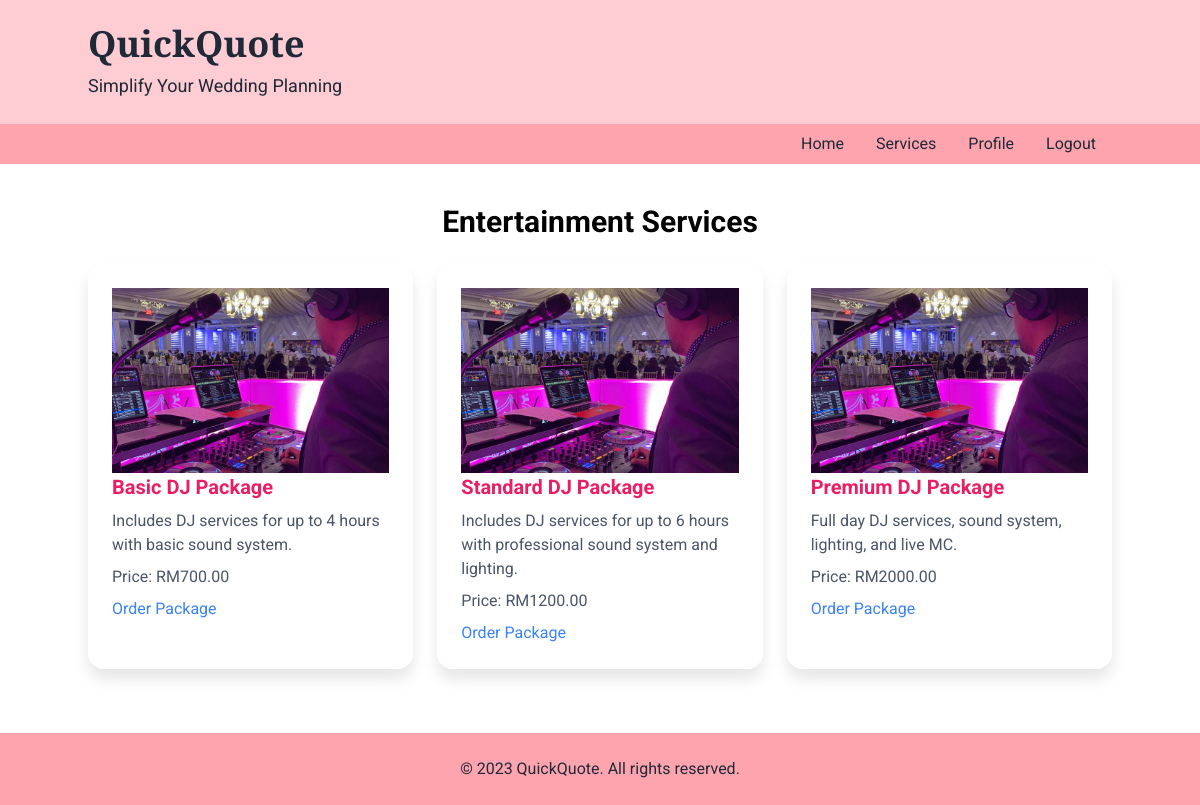
Page /QuickQoute/entertainment.php on the committed database.
### tables this page shows
CREATE TABLE `packages` (
  `package_id` int(11) NOT NULL,
  `service_id` int(11) DEFAULT NULL,
  `package_name` varchar(100) NOT NULL,
  `description` text DEFAULT NULL,
  `price` decimal(10,2) NOT NULL,
  `image_url` varchar(255) DEFAULT NULL,
  `created_at` timestamp NOT NULL DEFAULT current_timestamp()
);

### QuickQoute/entertainment.php (the view, shortened to what this page needs)
<?php
include 'db.php';
$music_entertainment_service_id = 3;
?>
<!DOCTYPE html>
<html>
<head>
    <script src="https://cdn.tailwindcss.com"></script>
    <link href="https://cdnjs.cloudflare.com/ajax/libs/font-awesome/5.15.3/css/all.min.css" rel="stylesheet"/>
</head>
<body>
    <header class="bg-rose-200 text-gray-800 py-6">
        <div class="container mx-auto text-left">
            <h1 class="text-4xl font-bold" style="font-family: 'Playfair Display', serif;">QuickQuote</h1>
            <p class="text-lg mt-2">Simplify Your Wedding Planning</p>
        </div>
    </header>
    <nav class="bg-rose-300">
        <div class="container mx-auto flex justify-end">
            <a class="text-gray-800 px-4 py-2 hover:bg-rose-400" href="dashboard.php">Home</a>
            <a class="text-gray-800 px-4 py-2 hover:bg-rose-400" href="service.php">Services</a>
            <a class="text-gray-800 px-4 py-2 hover:bg-rose-400" href="customerprofile.php">Profile</a>
            <a class="text-gray-800 px-4 py-2 hover:bg-rose-400" href="index.php">Logout</a>
        </div>
    </nav>
    <main class="container mx-auto py-10">
        <h2 class="text-3xl font-bold mb-6 text-center">Entertainment Services</h2>
        <div class="grid grid-cols-1 md:grid-cols-2 lg:grid-cols-3 gap-6">
            <?php
            $query = "SELECT * FROM packages WHERE service_id = ?";
            $stmt = $conn->prepare($query);
            $stmt->bind_param("i", $music_entertainment_service_id);
            $stmt->execute();
            $result = $stmt->get_result();
            while ($package = $result->fetch_assoc()) {
                echo '<div class="service-card fade-in">';
                if (!empty($package['image_url'])) {
                    echo '<img src="' . htmlspecialchars($package['image_url']) . '" alt="Image of ' . htmlspecialchars($package['package_name']) . '">';
                }
                echo '<h3 class="text-xl font-bold mb-2">' . htmlspecialchars($package['package_name']) . '</h3>';
                echo '<p class="text-gray-700 mb-2">' . htmlspecialchars($package['description']) . '</p>';
                echo '<p class="text-gray-700 mb-2">Price: RM' . htmlspecialchars($package['price']) . '</p>';
                echo '<a class="text-blue-600 hover:underline" href="orderdetails.php?package_id=' . htmlspecialchars($package['package_id']) . '">Order Package</a>';
                echo '</div>';
            }
            ?>
        </div>
    </main>
    <footer class="bg-rose-300 text-gray-800 py-6 mt-auto">
        <div class="container mx-auto text-center">
            <p>© 2023 QuickQuote. All rights reserved.</p>
        </div>
    </footer>
</body>
</html>

### QuickQoute/entertainment.php (style rules this page uses)
body { font-family: 'Roboto', sans-serif; display: flex; flex-direction: column; min-height: 100vh; background-image: url('https://storage.googleapis.com/a1aa/image/wedding-background.jpg'); background-size: cover; background-attachment: fixed; }
.fade-in { animation: fadeIn 1s ease-in-out; }
.service-card { background: rgba(255, 255, 255, 0.9); padding: 1.5rem; border-radius: 1rem; box-shadow: 0 10px 15px rgba(0, 0, 0, 0.1); margin-bottom: 1.5rem; transition: transform 0.3s ease, box-shadow 0.3s ease; }
.service-card h3 { color: #e91e63; }
.service-card p { color: #4A5568; }
.service-card a { color: #3b82f6; }

### rows in the picture
packages: image_url (picture), package_name "Basic DJ Package", description "Includes DJ services for up to 4 hours with basic sound system.", price "700.00"
packages: image_url (picture), package_name "Standard DJ Package", description "Includes DJ services for up to 6 hours with professional sound system and lighting.", price "1200.00"
packages: image_url (picture), package_name "Premium DJ Package", description "Full day DJ services, sound system, lighting, and live MC.", price "2000.00"
